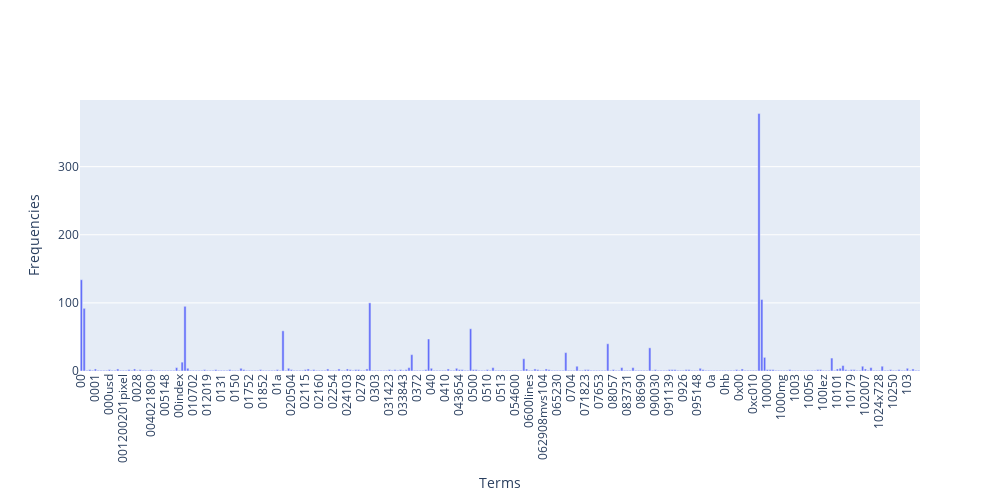

Here is the notebook cell this chart was saved with:
### Markdown cell above
### >>> **Exercise 12 (take home):**
If you want a nicer interactive visualization here, I would encourage you try to install and use plotly to achieve this.

### Code cell
# Answer here
import plotly.graph_objects as go

# Assuming count_vect.get_feature_names_out() returns the feature names (x-axis labels)
# and term_frequencies contains the corresponding frequencies (y-axis values)
x_labels = count_vect.get_feature_names_out()[:300]
y_values = term_frequencies[:300]

# Create a bar chart using Plotly
fig = go.Figure(data=[
    go.Bar(x=x_labels, y=y_values)
])

# Update the layout for custom figure size and rotate x-tick labels
fig.update_layout(
    width=1000,  # Width of the figure (adjust as needed)
    height=500,  # Height of the figure (adjust as needed)
    xaxis_tickangle=-90,  # Rotate x-axis labels
    xaxis_title="Terms",
    yaxis_title="Frequencies",
    showlegend=False
)

# Show the figure
fig.show()

### Figure 1 — Plotly figure (JSON) as saved in the notebook; plotly's stock layout.template omitted (floating-point values rounded to 4 significant figures; data arrays with more than 128 entries replaced by an {"elided": "..."} marker saying what was removed)
{"data": [{"type": "bar", "x": {"elided": "300 str values"}, "y": {"elided": "300 int values"}}], "layout": {"height": 500, "showlegend": false, "width": 1000, "xaxis": {"autorange": true, "range": [-0.5, 299.5], "tickangle": -90, "title": {"text": "Terms"}, "type": "category"}, "yaxis": {"autorange": true, "range": [0, 397.9], "title": {"text": "Frequencies"}, "type": "linear"}}}
